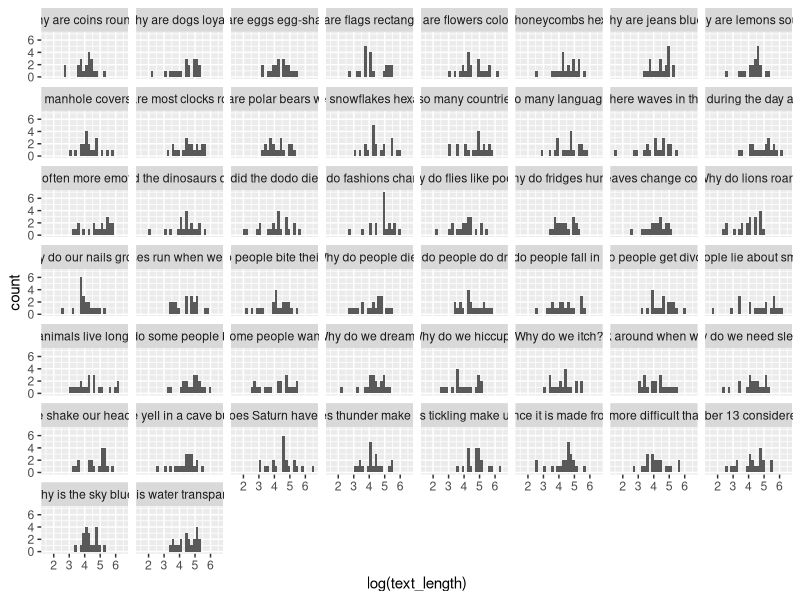
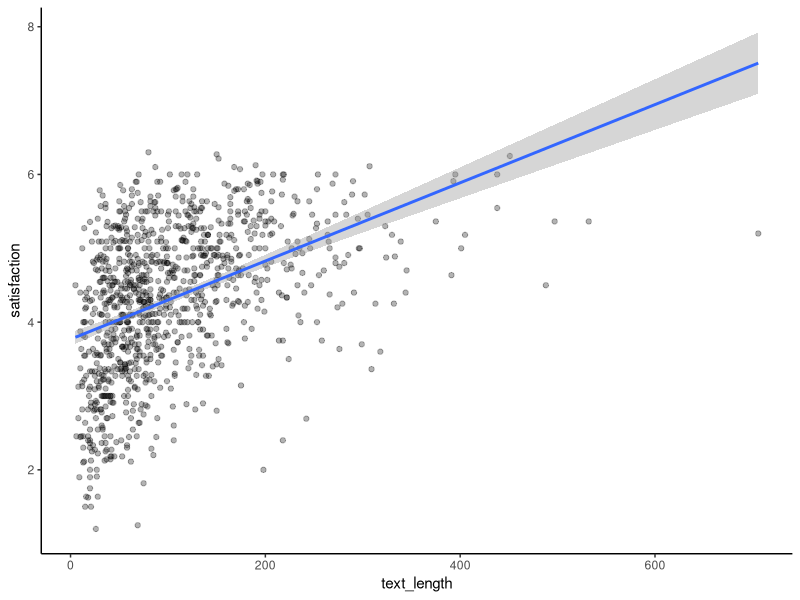
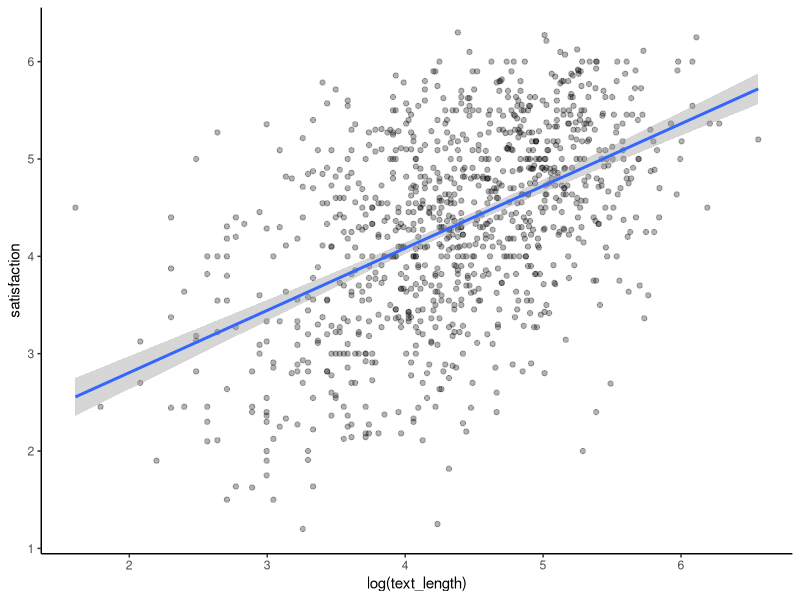
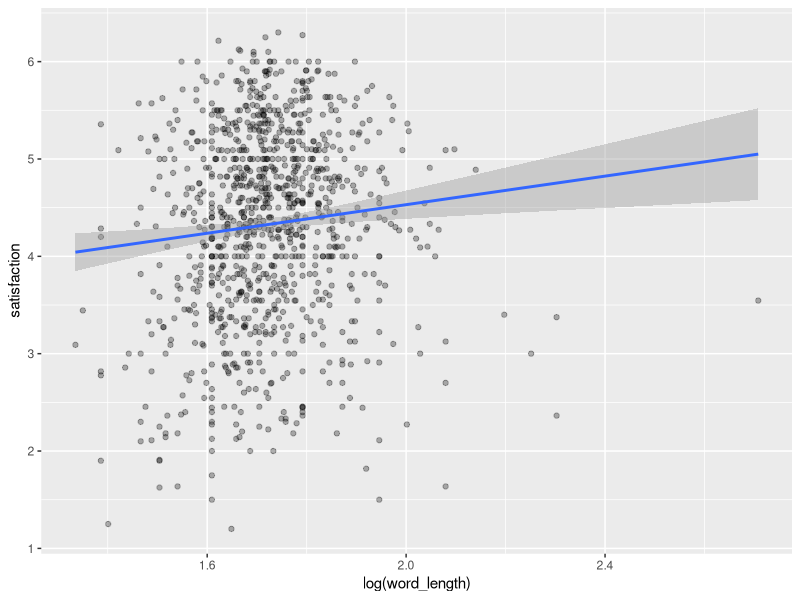
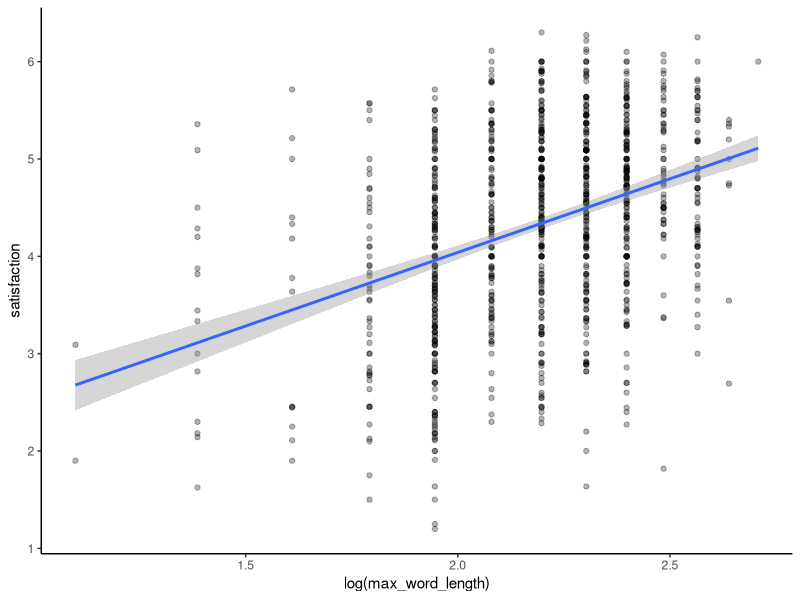
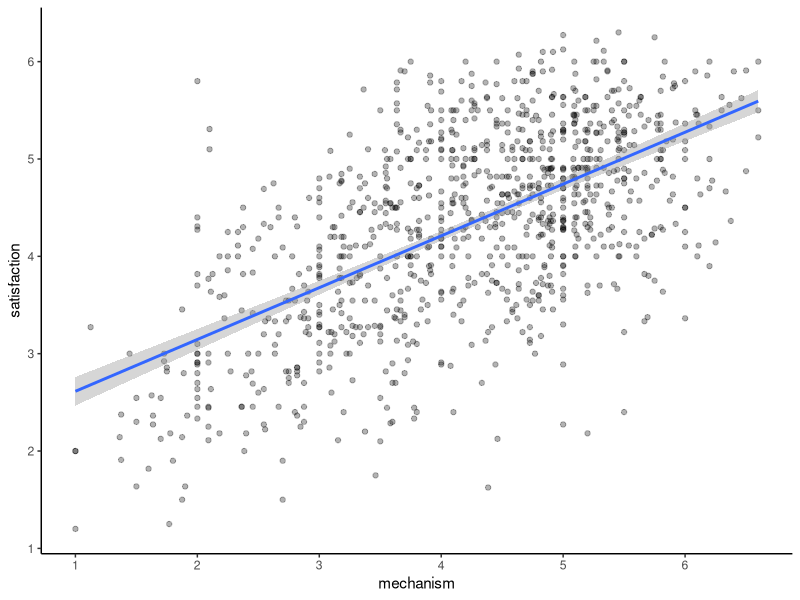
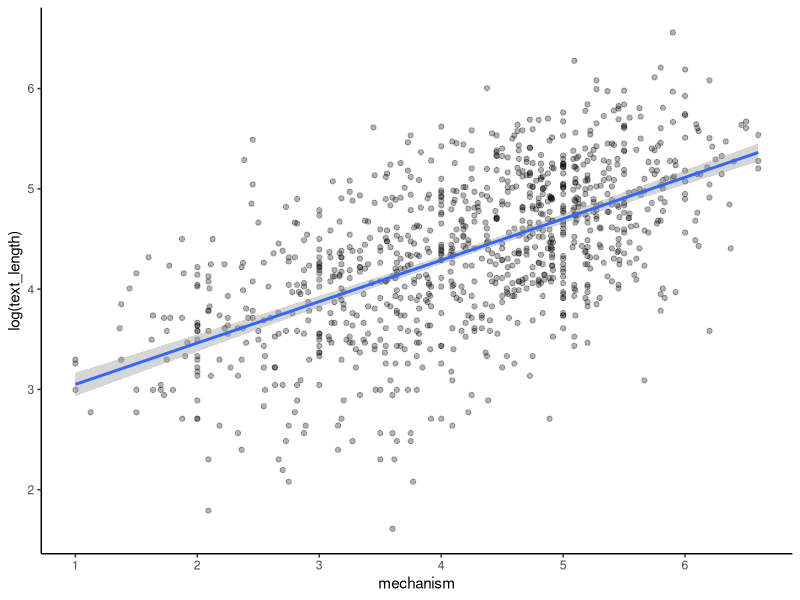
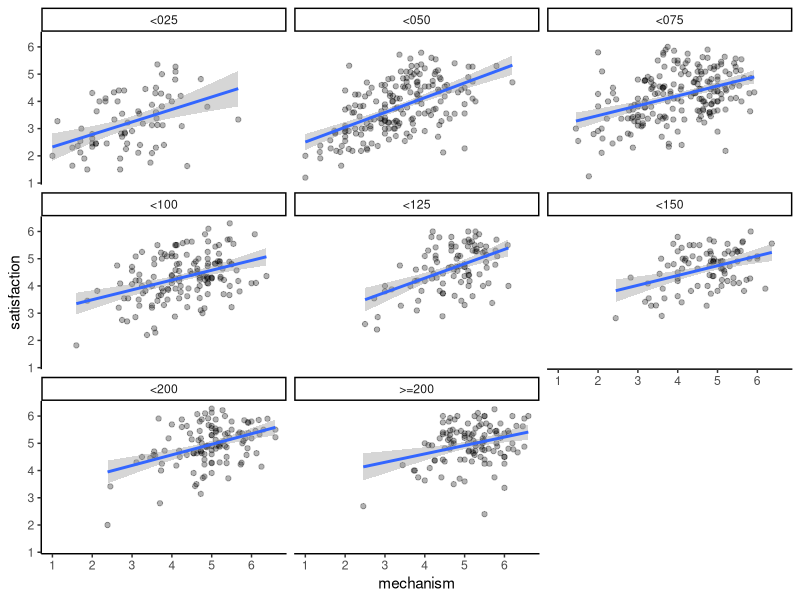

Source code (R) for these figures, in order:
## ---- chunk 1
library(tidyverse)
library(stringr) # we'll use the stringr package for text (string) processing

## ---- chunk 2

eiw <- read_csv("code-alongs/data/data1_processed.csv")
questions <- read_csv("code-alongs/data/study1_questions.csv")

# which `join` function would you use? Hint: we want to keep all observations in `eiw`.

eiw <- eiw %>% 
  left_join(questions) 

## ---- chunk 3

# how can we measure answer length? 
# hint: stringr::str_length()

eiw %>% mutate(text_length = str_length(text)) %>%
  ggplot(aes(x=log(text_length))) +
  geom_histogram() +
  facet_wrap(~questionText)

## ---- chunk 4

eiw %>% 
  mutate(text_length = str_length(text)) %>% 
  ggplot(aes(x=text_length, y=satisfaction)) +
  geom_point(alpha=.3) + 
  theme_classic() +
  geom_smooth(method="lm")

## ---- chunk 5

#edit the above code to plot `log(text_length)` 

eiw %>% 
  mutate(text_length = str_length(text)) %>% 
  ggplot(aes(x=log(text_length), y=satisfaction)) +
  geom_point(alpha=.3) + 
  theme_classic() +
  geom_smooth(method="lm")


## ---- chunk 6

# two functions to operationalize this

avg_word_length <- function(x){
  str_length(x)/(str_count(x,  " ") + 1) # take the length of the string then divide that by the number of spaces in the string plus 1 (assuming there is a space between each word plus one at the end)
}

# from https://stackoverflow.com/questions/66951596/is-there-a-way-to-find-the-mean-length-of-words-in-a-string-in-r

max_word_length <- function(x){
  max(nchar(unlist(strsplit(x, '\\W')))) # `strsplit()` returns a list, ignoring non-word characters, `unlist()` turns the list into a character vector, `nchar()` counts the number of characters in each element of the vector, `max()` finds the maximum value among those elements
}

# how would you change the above code to get the minimum word length?
min_word_length <- function(x){
  min(nchar(unlist(strsplit(x, '\\W')))) 
  }

## ---- chunk 7

eiw %>% 
  mutate(text_length = stringr::str_length(text),
  word_length = avg_word_length(text)) %>%  # avg_word_length can be used as-is since it works on an entire character vector
  ggplot(aes(x=log(word_length), y=satisfaction)) +
    geom_point(alpha=.3) + 
    geom_smooth(method="lm") 

## ---- chunk 8

eiw %>% mutate(
  text_length = stringr::str_length(text),
  max_word_length = map_dbl(text, max_word_length)) %>% # need to use map_dbl because it operates on one string at a time and returns a numeric "double" vector
  ggplot(aes(x=log(max_word_length), y=satisfaction)) +
  geom_point(alpha=.3) + 
  theme_classic() +
  geom_smooth(method="lm")



## ---- chunk 9

# first, let's create the data to analyze (so far we haven't saved the results of our `mutate()` function)

corr_df <- eiw %>% 
  mutate(text_length = stringr::str_length(text),
  word_length = avg_word_length(text),
  max_word_length = map_dbl(text, max_word_length))

# use the `cor.test()` function to calculation the correlation for satisfaction and each of the three variables we created:

# (remember that text_length is skewed so we want to use the log)

?cor.test

cor.test(corr_df$satisfaction, log(corr_df$text_length))
cor.test(corr_df$satisfaction, log(corr_df$word_length))
cor.test(corr_df$satisfaction, log(corr_df$max_word_length))

## ---- chunk 10

#plot this relation

eiw %>% 
  ggplot(aes(x=mechanism, y=satisfaction)) +
  geom_point(alpha=.3) +
  geom_smooth(method="lm") +
  theme_classic()

#is there a significant correlation between satisfaction and mechanism?

cor.test(eiw$satisfaction, eiw$mechanism)

## ---- chunk 11

eiw %>% 
  mutate(text_length = stringr::str_length(text)) %>% 
  ggplot(aes(x=mechanism, y=log(text_length))) +
  geom_point(alpha=.3) + 
  theme_classic() +
  geom_smooth(method="lm")

## ---- chunk 12

# to look at this, let's split `text_length` into groups:

eiw <- eiw %>%
  mutate(text_length = stringr::str_length(text),
    len_group = case_when(
      text_length<25 ~ "<025",
      text_length<50 ~ "<050",
      text_length<75 ~ "<075",
      text_length<100 ~ "<100",
      text_length<125 ~ "<125",
      text_length<150 ~ "<150",
      text_length<200 ~ "<200",
      text_length>=200 ~ ">=200"
    )
  ) 


eiw %>% 
  ggplot(aes(x=mechanism, y=satisfaction)) +
  geom_point(alpha=.3) +
  geom_smooth(method="lm") +
  facet_wrap(~len_group) + #what would you add here?
  theme_classic()

## ---- chunk 13

#First, let's run a regression predicting satisfaction from mechanism

?lm

mech_mod <- lm(satisfaction ~ mechanism, data = eiw)
mech_mod
str(mech_mod)
summary(mech_mod) 

#how would you interpret the results of this model?

# how does this compare with the correlation between satisfaction and mechanism?
# same t-value and same significance, cor^2 is equal to R^2
cor.test(corr_df$satisfaction, corr_df$mechanism)

#Now, let's add length to our model. Don't forget to log transform!

mech_length_mod <- lm(satisfaction ~ mechanism + log(text_length), data = eiw)
summary(mech_length_mod)

#What does this
